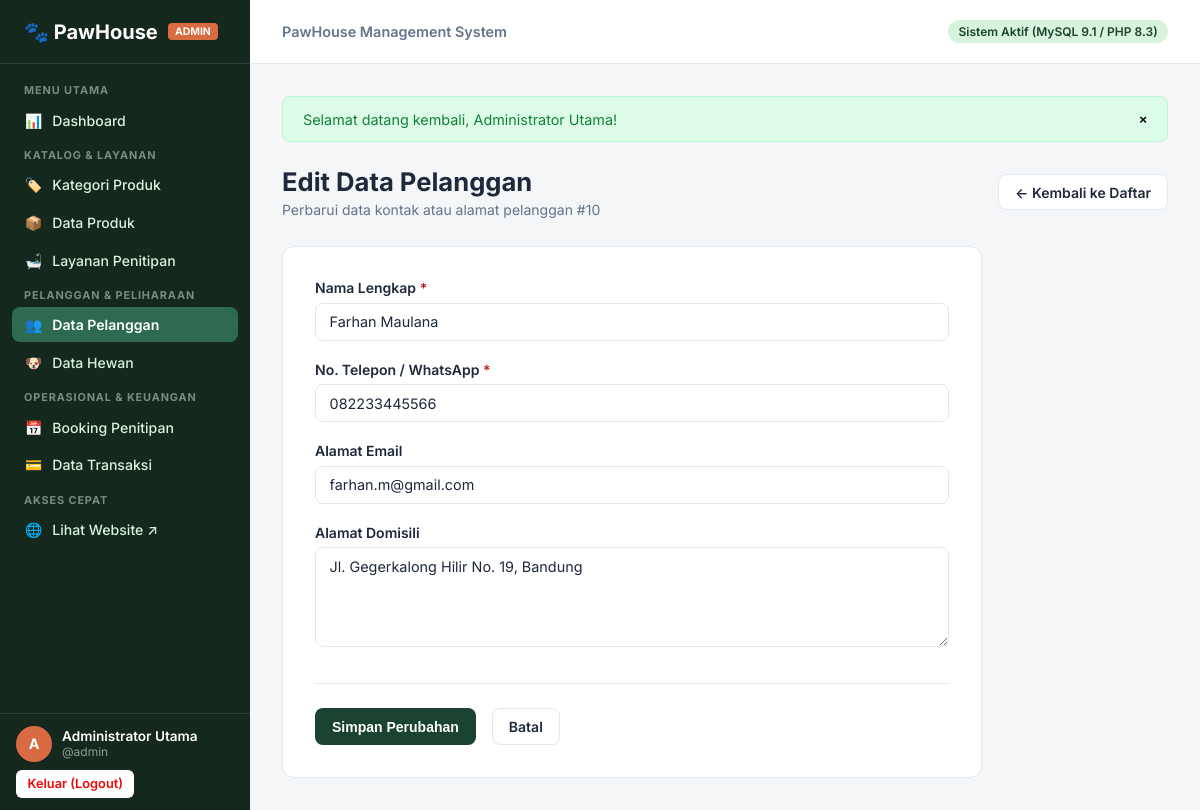
Before: /admin/customers/edit.php?id=10 (signed in) with the older database file.
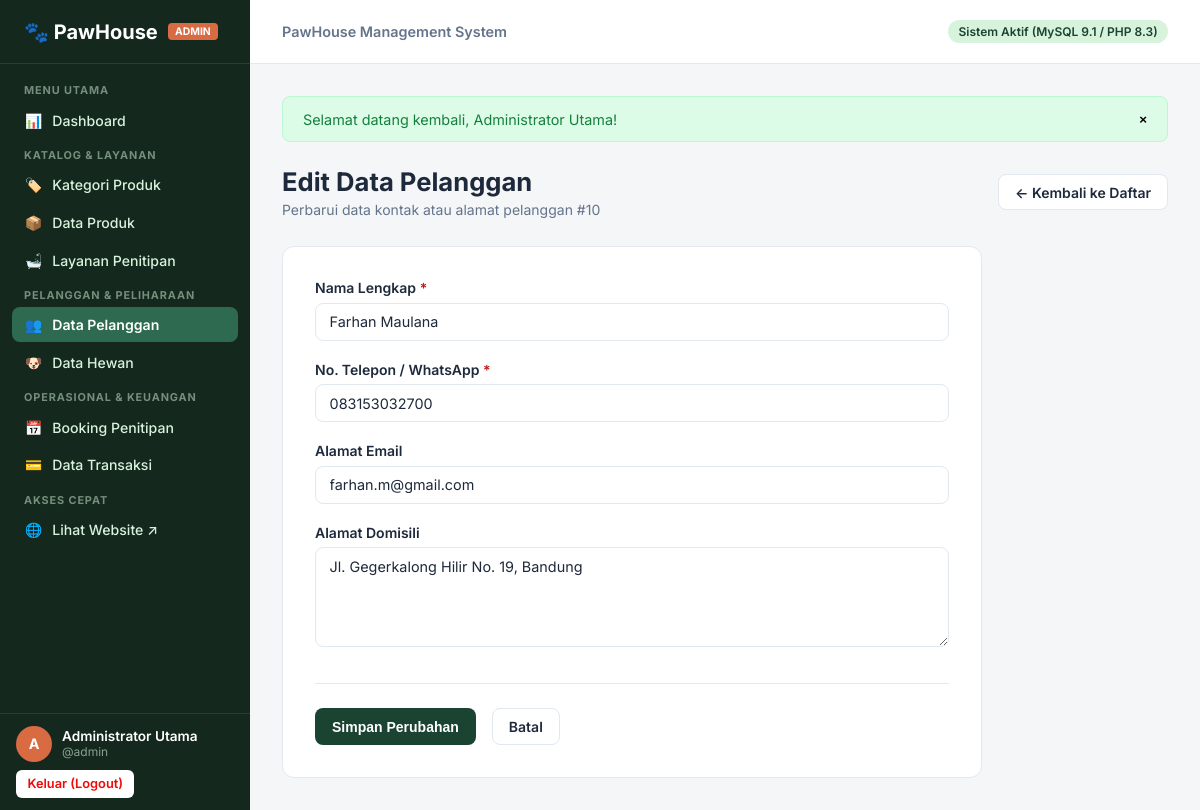
After: the same page with the newer database file.
### tables this page shows
CREATE TABLE `customers` (
  `id` INT AUTO_INCREMENT PRIMARY KEY,
  `name` VARCHAR(100) NOT NULL,
  `phone` VARCHAR(20) NOT NULL,
  `email` VARCHAR(100) NULL,
  `address` TEXT NULL,
  `created_at` TIMESTAMP DEFAULT CURRENT_TIMESTAMP
);

### includes/functions.php (called while the page is built, shortened)
<?php
function e(?string $value): string {
    return htmlspecialchars((string)$value, ENT_QUOTES, 'UTF-8');
}

### config/database.php (called while the page is built, shortened)
<?php
function base_url(string $path = ''): string {
    return BASE_URL . ($path ? '/' . ltrim($path, '/') : '');
}

### admin/customers/edit.php (the view, shortened to what this page needs)
<?php
require_once __DIR__ . '/../../config/database.php';
require_once __DIR__ . '/../../includes/functions.php';
$id = filter_input(INPUT_GET, 'id', FILTER_VALIDATE_INT);
$pdo = db();
$stmt = $pdo->prepare("SELECT * FROM customers WHERE id = ?");
$stmt->execute([$id]);
$customer = $stmt->fetch();
require_once __DIR__ . '/../../includes/admin-header.php';
?>
<div class="page-header">
    <div>
        <h1 class="page-title">Edit Data Pelanggan</h1>
        <p class="page-subtitle">Perbarui data kontak atau alamat pelanggan #<?= e($customer['id']) ?></p>
    </div>
    <div>
        <a href="<?= base_url('admin/customers/index.php') ?>" class="btn btn-outline">← Kembali ke Daftar</a>
    </div>
</div>
<div class="form-card">
    <form action="<?= base_url('admin/customers/edit.php?id=' . $id) ?>" method="POST">
        <div class="form-group">
            <label for="name" class="form-label">Nama Lengkap <span class="req">*</span></label>
            <input type="text" name="name" id="name" class="form-control" required value="<?= e($_POST['name'] ?? $customer['name']) ?>">
        </div>
        <div class="form-row">
            <div class="form-group">
                <label for="phone" class="form-label">No. Telepon / WhatsApp <span class="req">*</span></label>
                <input type="tel" name="phone" id="phone" class="form-control" required value="<?= e($_POST['phone'] ?? $customer['phone']) ?>">
            </div>
            <div class="form-group">
                <label for="email" class="form-label">Alamat Email</label>
                <input type="email" name="email" id="email" class="form-control" value="<?= e($_POST['email'] ?? $customer['email']) ?>">
            </div>
        </div>
        <div class="form-group">
            <label for="address" class="form-label">Alamat Domisili</label>
            <textarea name="address" id="address" class="form-control"><?= e($_POST['address'] ?? $customer['address']) ?></textarea>
        </div>
        <div class="form-actions">
            <button type="submit" class="btn btn-primary">Simpan Perubahan</button>
            <a href="<?= base_url('admin/customers/index.php') ?>" class="btn btn-outline">Batal</a>
        </div>
    </form>
</div>
<?php require_once __DIR__ . '/../../includes/admin-footer.php'; ?>

Changed rows visible on the page:
changed customers "Farhan Maulana": phone "082233445566" → "083153032700"
